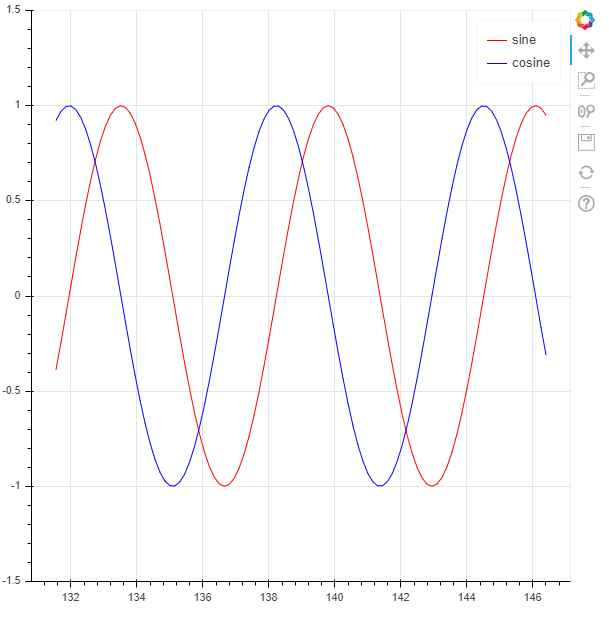

Python code for this plot:
from bokeh.io import curdoc
from bokeh.models import ColumnDataSource, Range1d
from bokeh.plotting import figure
from datetime import datetime
from math import sin, cos

increment = 0.15

#create figure
f=figure()

#create ColumnDataSource
source_sine=ColumnDataSource(dict(x=[0],y=[sin(0)]))
source_cosine=ColumnDataSource(dict(x=[0],y=[cos(0)]))

#create glyphs
f.line(x='x',y='y',source=source_sine, legend='sine', color='red')
f.line(x='x',y='y',source=source_cosine, legend='cosine', color='blue')
f.y_range=Range1d(start=-1.5, end=1.5)

#create periodic function
def update():
    last_x = source_sine.data['x'][-1]
    new_data=dict(x=[last_x + increment],y=[sin(last_x + increment)])
    source_sine.stream(new_data,rollover=100)

    last_x = source_cosine.data['x'][-1]
    new_data=dict(x=[last_x + increment],y=[cos(last_x + increment)])
    source_cosine.stream(new_data,rollover=100)

#add figure to curdoc and configure callback
curdoc().add_root(f)
curdoc().add_periodic_callback(update,100)
